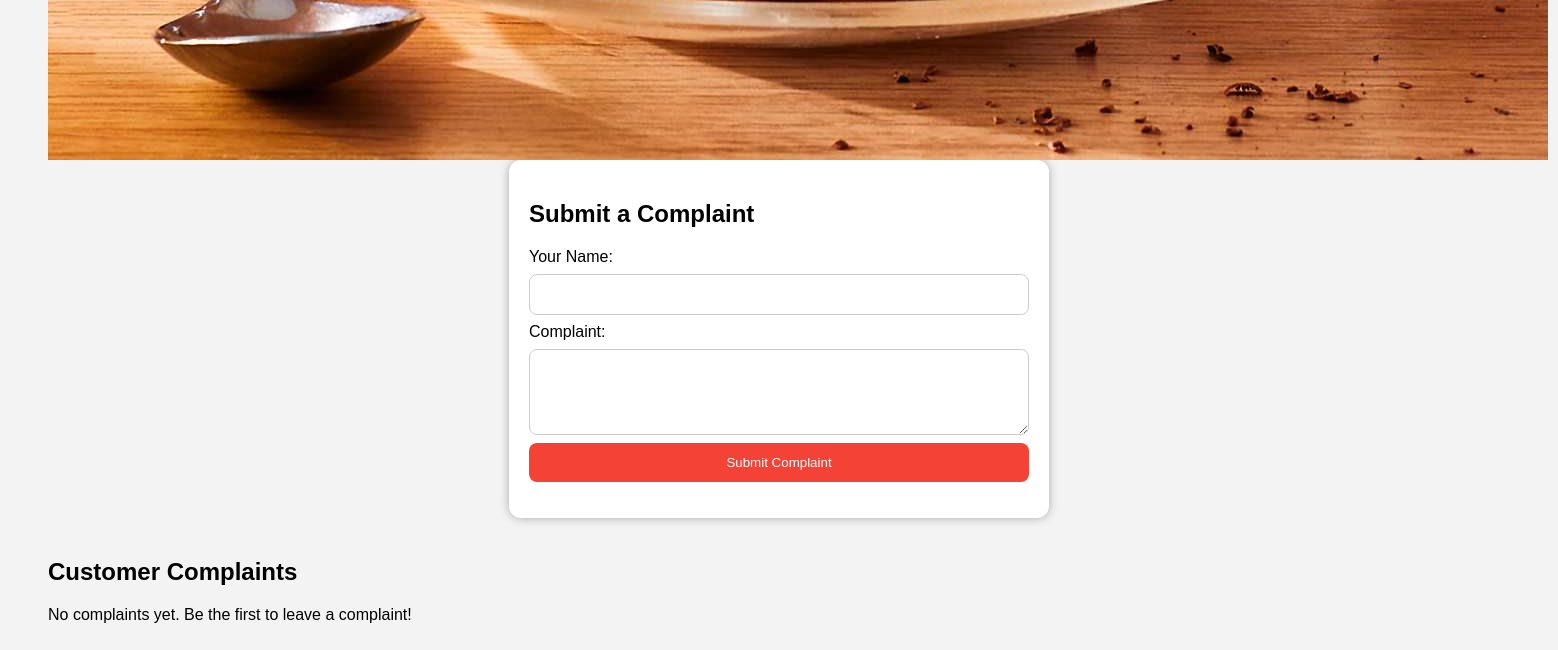
The app's page /complaints.php (lower part), older data.
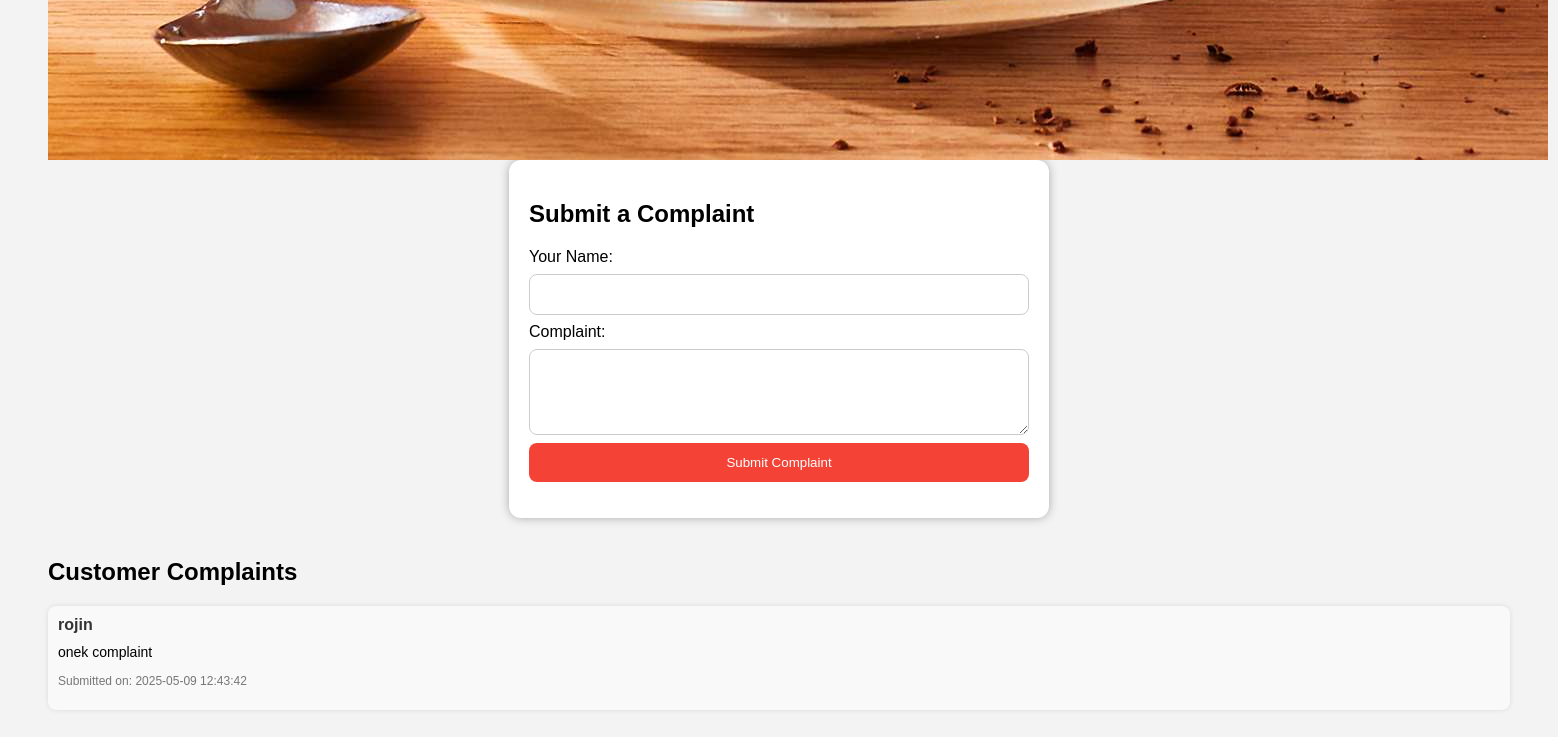
The same page, newer data.
### tables this page shows
CREATE TABLE `complaints` (
  `id` int(11) NOT NULL,
  `name` varchar(100) NOT NULL,
  `complaint` text NOT NULL,
  `created_at` timestamp NOT NULL DEFAULT current_timestamp()
);

### complaints.php (the view, shortened to what this page needs)
<?php
include 'db.php';
$complaints = [];
$result = $conn->query("SELECT * FROM complaints ORDER BY created_at DESC");
if ($result->num_rows > 0) {
    while ($row = $result->fetch_assoc()) {
        $complaints[] = $row;
    }
}
?>
<!DOCTYPE html>
<html>
<head>
</head>
<body>
<div class="container">
    <h2>Submit a Complaint</h2>
    <form method="POST">
        <label>Your Name:</label>
        <input type="text" name="name" required>
        <label>Complaint:</label>
        <textarea name="complaint" rows="4" required></textarea>
        <button type="submit">Submit Complaint</button>
    </form>
</div>
<div class="complaints-section">
    <h2>Customer Complaints</h2>
    <?php if (empty($complaints)) : ?>
        <p>No complaints yet. Be the first to leave a complaint!</p>
    <?php else : ?>
        <?php foreach ($complaints as $complaint) : ?>
            <div class="complaint">
                <h4><?php echo htmlspecialchars($complaint['name']); ?></h4>
                <p class="complaint-text"><?php echo nl2br(htmlspecialchars($complaint['complaint'])); ?></p>
                <p class="date">Submitted on: <?php echo $complaint['created_at']; ?></p>
            </div>
        <?php endforeach; ?>
    <?php endif; ?>
</div>
</body>
</html>

Row changes from the older to the newer data that the page shows:
added complaints: name "rojin", complaint "onek complaint", created_at "2025-05-09 12:43:42"
Text that changed along with them:
text no longer shown: "No complaints yet. Be the first to leave a complaint!"
